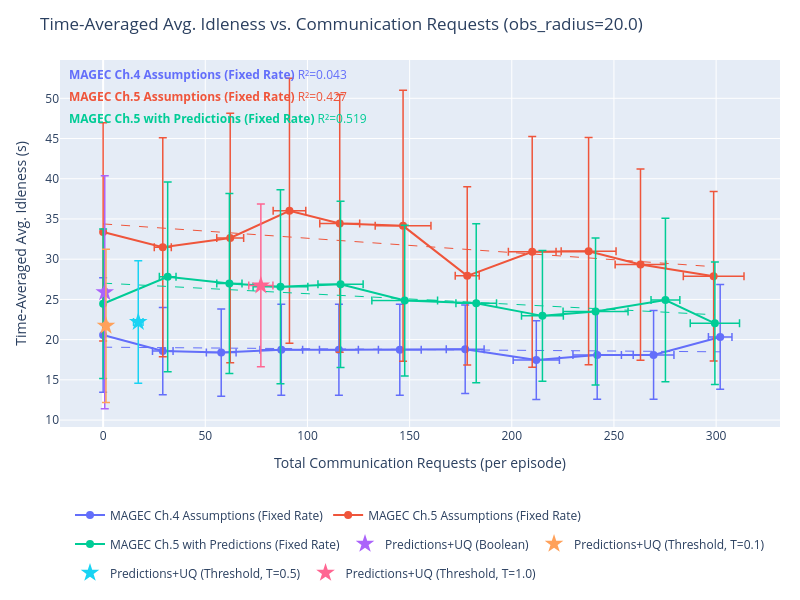
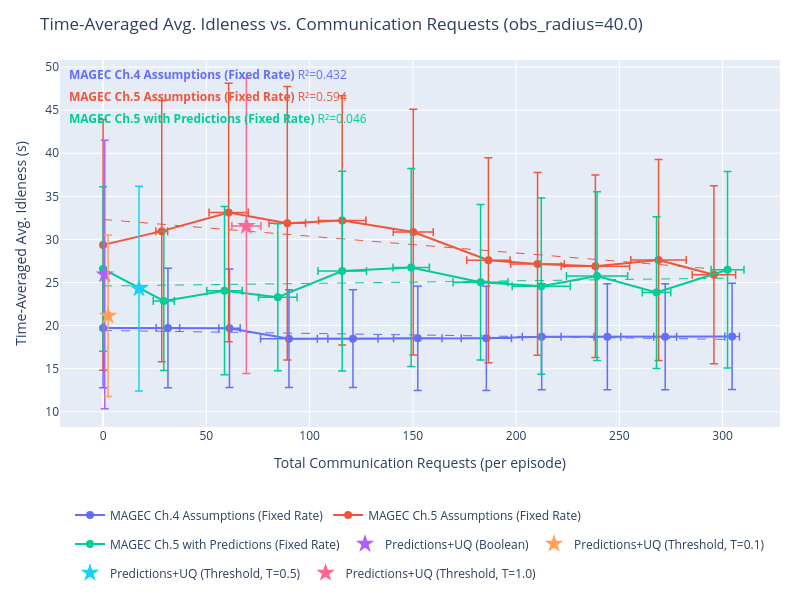
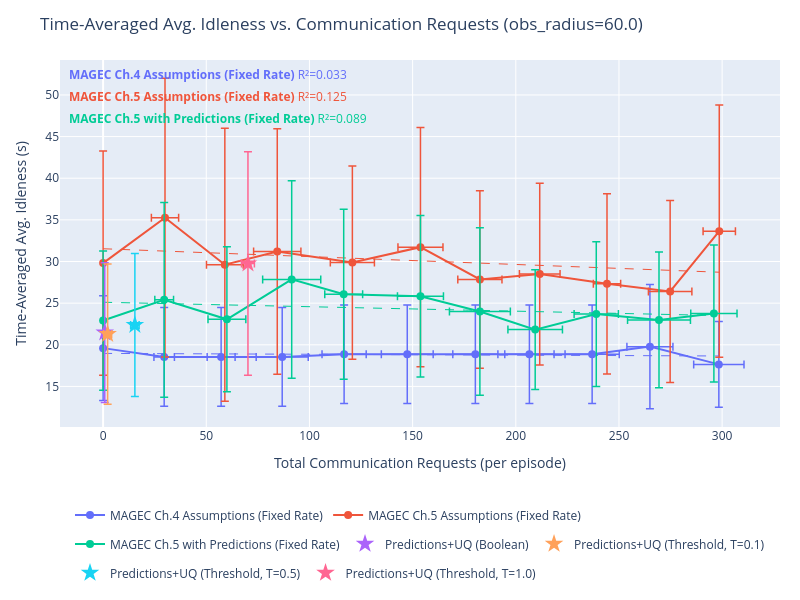
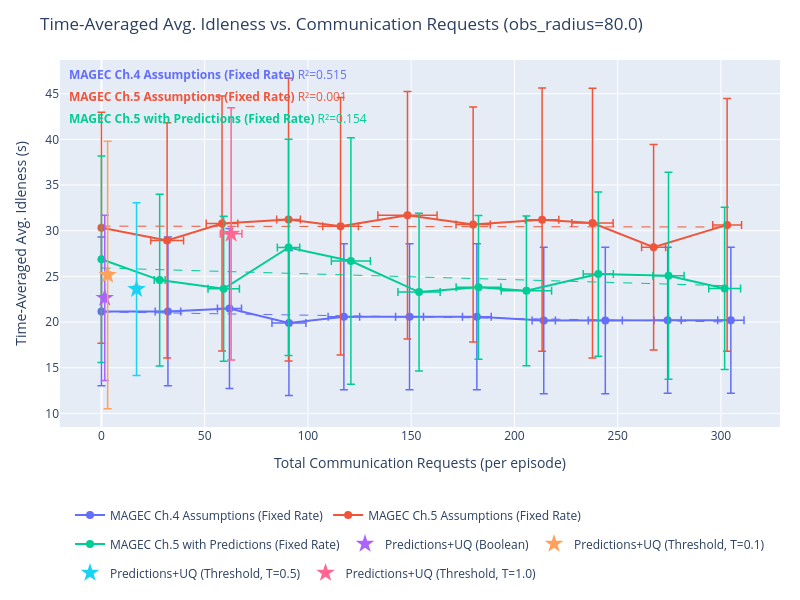

The cell these charts' notebook holds for them, in order:
### Markdown cell above
## Idleness vs. Communication

### Code cell
import plotly.graph_objects as go
import plotly.express as px
import numpy as np

# SERIES_TO_PLOT = {"Learned Comms. + Prediction + UQ", "MAGEC"}
SERIES_TO_PLOT = None # Plot all

series_colors = {s: c for s, c in zip(output, px.colors.qualitative.Plotly)}


def get_requests(data):
    """Total communication requests per episode (mean over episodes)."""
    r = np.array(data['communication']['requests_made'][...])
    return float(np.mean(r.reshape(r.shape[0], -1).sum(axis=1)))


def get_requests_std(data):
    """Total communication requests per episode (std over episodes)."""
    r = np.array(data['communication']['requests_made'][...])
    return float(np.std(r.reshape(r.shape[0], -1).sum(axis=1)))


def get_idleness_mean(data):
    """Time-averaged avg. idleness, mean over episodes."""
    return float(np.mean(data['avg_idleness']))


def get_idleness_std(data):
    """Time-averaged avg. idleness, std over episodes."""
    return float(np.std(data['avg_idleness']))


def fit_ols_trendline(xs, ys):
    """
    Fit an OLS linear trendline y = a*x + b.
    Returns (x_smooth, y_smooth, r2).
    """
    xs, ys = np.array(xs, dtype=float), np.array(ys, dtype=float)
    coeffs = np.polyfit(xs, ys, 1)
    x_smooth = np.linspace(xs.min(), xs.max(), 200)
    y_smooth = np.polyval(coeffs, x_smooth)
    y_pred = np.polyval(coeffs, xs)
    ss_res = np.sum((ys - y_pred) ** 2)
    ss_tot = np.sum((ys - ys.mean()) ** 2)
    r2 = 1.0 - ss_res / ss_tot if ss_tot > 0 else float('nan')
    return x_smooth, y_smooth, r2


for obs_radius in obs_radii:
    fig = go.Figure()
    r_annotations = []

    for series in output:
        if SERIES_TO_PLOT is not None and series not in SERIES_TO_PLOT:
            continue

        color = series_colors.get(series, '#888888')
        all_exps = list(output[series].keys())

        # Swept experiments: encoded as obs_radius_X_comms_Y
        swept_exps = sorted(
            [e for e in all_exps if f"obs_radius_{obs_radius:.1f}_comms_" in e and "Fixed Rate" in series],
            key=lambda e: float(e.split("_comms_")[1])
        )
        # Fixed (learned comms) experiments: encoded as obs_radius_X only
        fixed_exps = [e for e in all_exps if f"obs_radius_{obs_radius:.1f}" in e and not "Fixed Rate" in series]

        if swept_exps:
            comms_ps = [float(e.split("_comms_")[1]) for e in swept_exps]
            xs = [get_requests(output[series][e]) for e in swept_exps]
            ys = [get_idleness_mean(output[series][e]) for e in swept_exps]
            xs_std = [get_requests_std(output[series][e]) for e in swept_exps]
            ys_std = [get_idleness_std(output[series][e]) for e in swept_exps]

            fig.add_trace(go.Scatter(
                x=xs,
                y=ys,
                mode='lines+markers',
                name=series,
                line=dict(color=color),
                marker=dict(color=color, size=8),
                legendgroup=series,
                error_x=dict(array=xs_std, visible=True, color=color, thickness=1.5, width=4),
                error_y=dict(array=ys_std, visible=True, color=color, thickness=1.5, width=4),
                hovertemplate=[
                    f"{series}<br>comms_p={cp:.3f}<br>requests=%{{x:.1f}}<br>idleness=%{{y:.4f}}<extra></extra>"
                    for cp in comms_ps
                ],
            ))

            # OLS trendline
            if len(xs) >= 2:
                x_trend, y_trend, r2 = fit_ols_trendline(xs, ys)
                fig.add_trace(go.Scatter(
                    x=x_trend,
                    y=y_trend,
                    mode='lines',
                    name=f"{series} (fit)",
                    line=dict(color=color, dash='dash', width=1),
                    legendgroup=series,
                    showlegend=False,
                    hoverinfo='skip',
                ))
                r_annotations.append(
                    dict(
                        text=f"<b>{series}</b> R²={r2:.3f}",
                        xref='paper', yref='paper',
                        x=0.01,
                        y=0.99 - len(r_annotations) * 0.06,
                        xanchor='left', yanchor='top',
                        showarrow=False,
                        font=dict(color=color, size=12),
                    )
                )

        if fixed_exps:
            xs_f = [get_requests(output[series][e]) for e in fixed_exps]
            ys_f = [get_idleness_mean(output[series][e]) for e in fixed_exps]
            xs_std_f = [get_requests_std(output[series][e]) for e in fixed_exps]
            ys_std_f = [get_idleness_std(output[series][e]) for e in fixed_exps]
            fig.add_trace(go.Scatter(
                x=xs_f,
                y=ys_f,
                mode='markers',
                name=series,
                marker=dict(color=color, size=14, symbol='star'),
                legendgroup=series,
                showlegend=len(swept_exps) == 0,
                error_x=dict(array=xs_std_f, visible=True, color=color, thickness=1.5, width=4),
                error_y=dict(array=ys_std_f, visible=True, color=color, thickness=1.5, width=4),
                hovertemplate=f"{series}<br>requests=%{{x:.1f}}<br>idleness=%{{y:.4f}}<extra></extra>",
            ))

    fig.update_layout(
        title=f"Time-Averaged Avg. Idleness vs. Communication Requests (obs_radius={obs_radius:.1f})",
        xaxis_title="Total Communication Requests (per episode)",
        yaxis_title="Time-Averaged Avg. Idleness (s)",
        height=600,
        width=800,
        hovermode='closest',
        autosize=True,
        margin=dict(l=60, r=20, t=60, b=120),
        legend=dict(orientation='h', yanchor='top', y=-0.2, xanchor='center', x=0.5),
        annotations=r_annotations,
    )
    fig.show()
